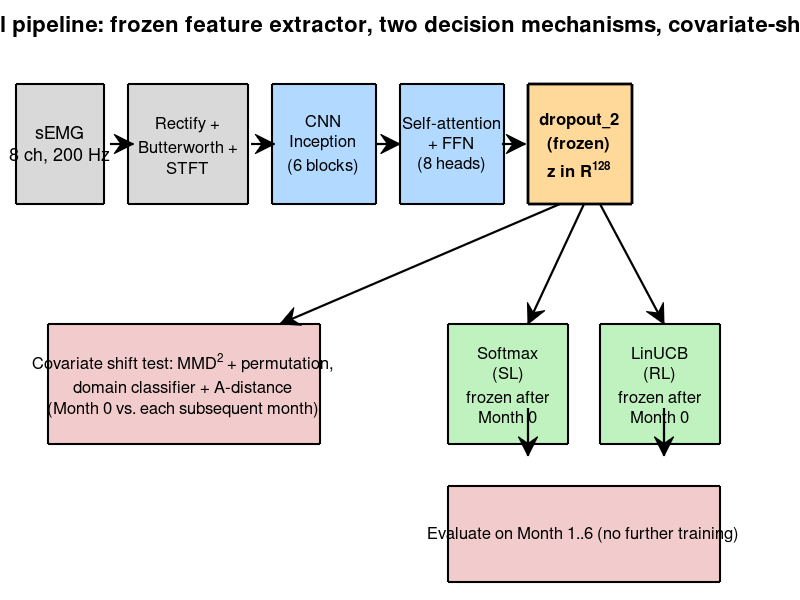

This chart was generated by the following MATLAB code:
% Pipeline block diagram for the paper's Methodology section: raw sEMG ->
% preprocessing -> spectrogram -> CNN Inception -> Transformer -> frozen
% dropout_2 -> [Softmax | LinUCB], plus the covariate-shift branch, and
% the longitudinal evaluation rule (Month 0 calibration, Month 1..6
% evaluation with no further parameter updates). Native MATLAB
% annotation-based figure, not recreated in an external tool.

clear; clc;

fig = figure('Visible', 'off', 'Position', [100 100 1500 750], 'Color', 'w');
ax = axes('Position', [0 0 1 1], 'Visible', 'off');
xlim(ax, [0 10]); ylim(ax, [0 5]); hold(ax, 'on');

colorPre = [0.85 0.85 0.85];
colorBackbone = [0.70 0.85 1.00];
colorFrozen = [1.00 0.85 0.60];
colorDecision = [0.75 0.95 0.75];
colorEval = [0.95 0.80 0.80];
fs = 13; fsSmall = 12; fsTitle = 16;

% --- Block 1: raw sEMG ---
rectangle(ax, 'Position', [0.2 3.3 1.1 1.0], 'FaceColor', colorPre, 'EdgeColor', 'k', 'LineWidth', 1.5);
text(ax, 0.75, 3.8, sprintf('sEMG\n8 ch, 200 Hz'), 'HorizontalAlignment', 'center', 'FontSize', fs);

% --- Block 2: preprocessing + spectrogram ---
rectangle(ax, 'Position', [1.6 3.3 1.5 1.0], 'FaceColor', colorPre, 'EdgeColor', 'k', 'LineWidth', 1.5);
text(ax, 2.35, 3.8, sprintf('Rectify +\nButterworth +\nSTFT'), 'HorizontalAlignment', 'center', 'FontSize', fsSmall);

% --- Block 3: CNN Inception ---
rectangle(ax, 'Position', [3.4 3.3 1.3 1.0], 'FaceColor', colorBackbone, 'EdgeColor', 'k', 'LineWidth', 1.5);
text(ax, 4.05, 3.8, sprintf('CNN\nInception\n(6 blocks)'), 'HorizontalAlignment', 'center', 'FontSize', fsSmall);

% --- Block 4: Transformer ---
rectangle(ax, 'Position', [5.0 3.3 1.3 1.0], 'FaceColor', colorBackbone, 'EdgeColor', 'k', 'LineWidth', 1.5);
text(ax, 5.65, 3.8, sprintf('Self-attention\n+ FFN\n(8 heads)'), 'HorizontalAlignment', 'center', 'FontSize', fsSmall);

% --- Block 5: frozen dropout_2 ---
rectangle(ax, 'Position', [6.6 3.3 1.3 1.0], 'FaceColor', colorFrozen, 'EdgeColor', 'k', 'LineWidth', 2);
text(ax, 7.25, 3.8, sprintf('dropout\\_2\n(frozen)\nz in R^{128}'), 'HorizontalAlignment', 'center', 'FontSize', fsSmall, 'FontWeight', 'bold');

% --- Horizontal arrows across the top row ---
arrowPairs = [1.3 1.6; 3.1 3.4; 4.7 5.0; 6.3 6.6];
for i = 1:size(arrowPairs, 1)
    annotation(fig, 'arrow', ...
        [arrowPairs(i,1)/10*0.98+0.01 arrowPairs(i,2)/10*0.98+0.01], [0.76 0.76], 'LineWidth', 1.6);
end

% --- Decision heads (below, two branches from dropout_2) ---
rectangle(ax, 'Position', [5.6 1.3 1.5 1.0], 'FaceColor', colorDecision, 'EdgeColor', 'k', 'LineWidth', 1.5);
text(ax, 6.35, 1.8, sprintf('Softmax\n(SL)\nfrozen after\nMonth 0'), 'HorizontalAlignment', 'center', 'FontSize', fsSmall);

rectangle(ax, 'Position', [7.5 1.3 1.5 1.0], 'FaceColor', colorDecision, 'EdgeColor', 'k', 'LineWidth', 1.5);
text(ax, 8.25, 1.8, sprintf('LinUCB\n(RL)\nfrozen after\nMonth 0'), 'HorizontalAlignment', 'center', 'FontSize', fsSmall);

% Arrows from dropout_2 to the two decision heads
annotation(fig, 'arrow', [0.73 0.66], [0.66 0.46], 'LineWidth', 1.6);
annotation(fig, 'arrow', [0.75 0.83], [0.66 0.46], 'LineWidth', 1.6);

% --- Longitudinal evaluation block (below both heads) ---
rectangle(ax, 'Position', [5.6 0.15 3.4 0.8], 'FaceColor', colorEval, 'EdgeColor', 'k', 'LineWidth', 1.5);
text(ax, 7.3, 0.55, 'Evaluate on Month 1..6 (no further training)', 'HorizontalAlignment', 'center', 'FontSize', fsSmall);

annotation(fig, 'arrow', [0.66 0.66], [0.32 0.24], 'LineWidth', 1.6);
annotation(fig, 'arrow', [0.83 0.83], [0.32 0.24], 'LineWidth', 1.6);

% --- Covariate-shift block (separate branch from dropout_2) ---
rectangle(ax, 'Position', [0.6 1.3 3.4 1.0], 'FaceColor', colorEval, 'EdgeColor', 'k', 'LineWidth', 1.5);
text(ax, 2.3, 1.8, sprintf('Covariate shift test: MMD^2 + permutation,\ndomain classifier + A-distance\n(Month 0 vs. each subsequent month)'), ...
    'HorizontalAlignment', 'center', 'FontSize', fsSmall);

annotation(fig, 'arrow', [0.70 0.35], [0.66 0.46], 'LineWidth', 1.6);

title(ax, 'Overall pipeline: frozen feature extractor, two decision mechanisms, covariate-shift test', ...
    'FontSize', fsTitle, 'FontWeight', 'bold', 'Position', [5 4.7 0]);

exportgraphics(fig, 'RL_vs_SL/fig_pipeline_overview.png', 'Resolution', 220);
close(fig);
fprintf('Saved: RL_vs_SL/fig_pipeline_overview.png\n');
